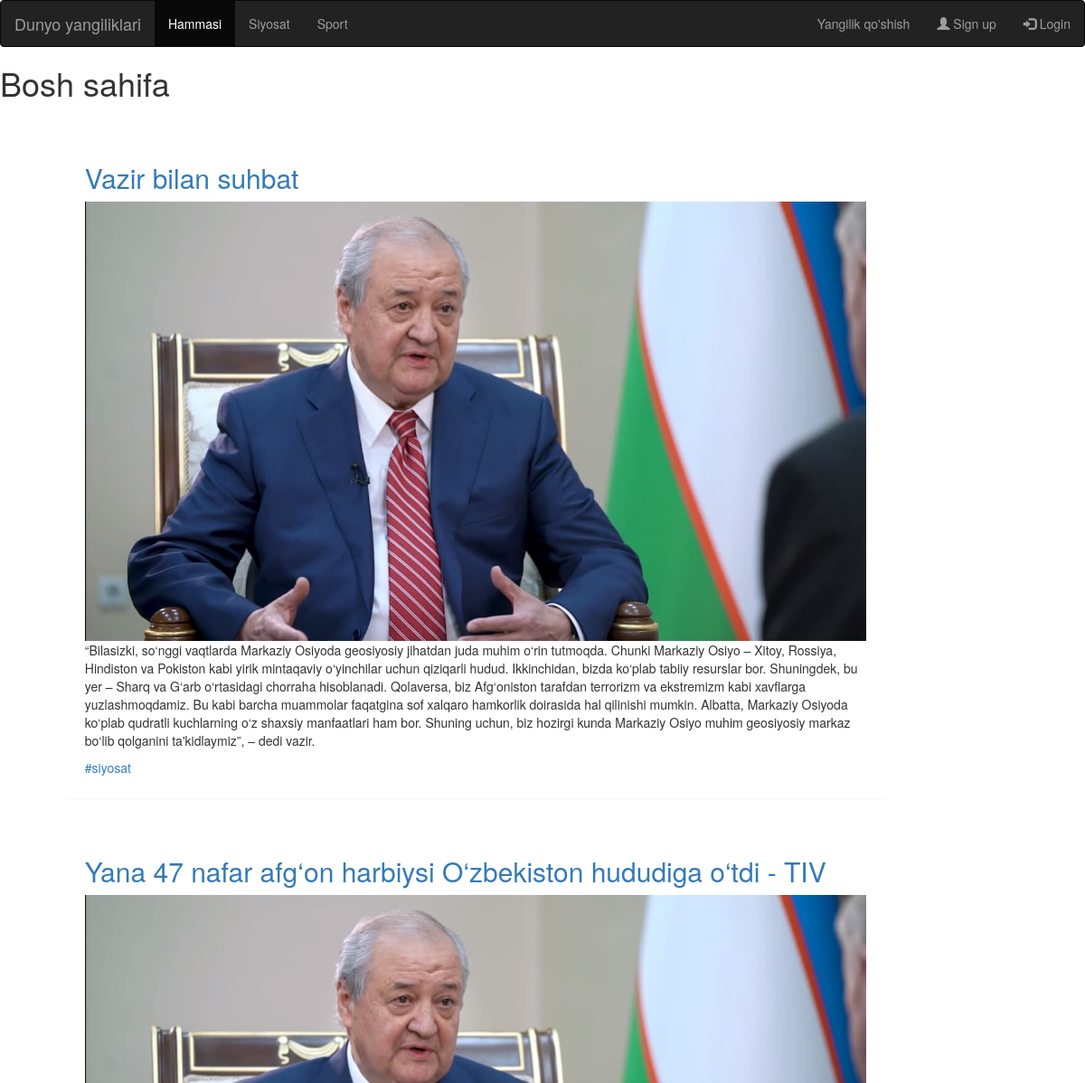
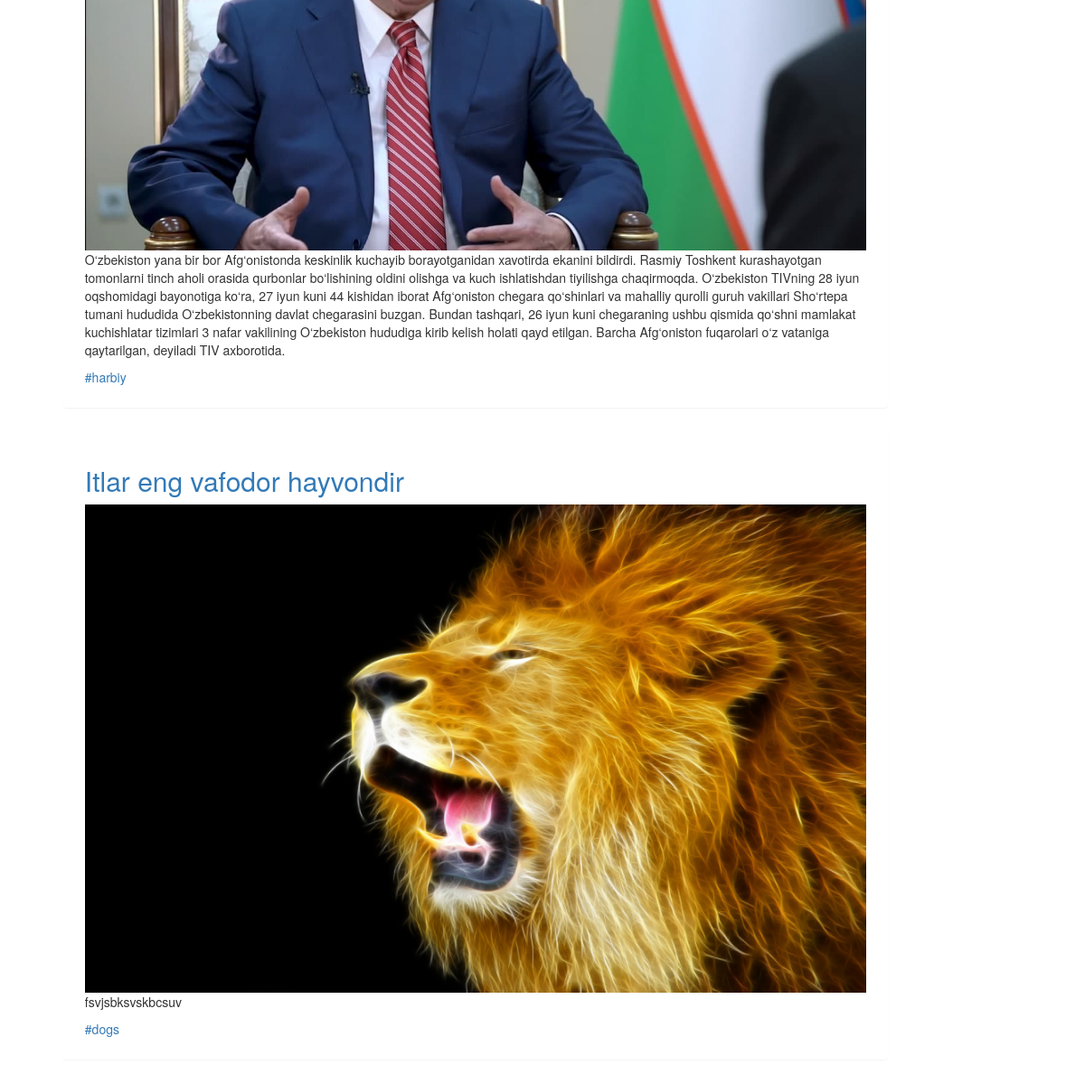
The page / on the database its author committed (2 pictures, top to bottom).
### kunuz/models.py (models this page shows, shortened)
class New(models.Model):
    theme = models.CharField(max_length=300,null=True)
    text = models.CharField(max_length=1000,null=True)
    tag = models.CharField(max_length=50,null=True)
    image = models.ImageField(null=True)
    added_date = models.DateTimeField(auto_now_add=True)
    @property
    def imageURL(self):
        try:
            return self.image.url
        except Exception as e:
            print('Error')
            return ''

### kunuz/views.py (the view)
# urls.py: path('', main, name = 'main')
def main(request):
    news = New.objects.all()
    context = {
        "news" : news
    }
    return render(request, 'index.html', context)

### templates/index.html
{% extends 'main.html' %}
{% block content %}
		<h1>Bosh sahifa</h1>
		<ul type="circle">
			<div class = 'container'>
				{% for new in news %}
			<li>
				<div class = 'panel'>
					<a href="{{new.id}}"><h2>{{ new.theme }}</h2></a>
					<img class="pic" src="{{new.imageURL}}">
					<p>{{ new.text }}</p>
				<a href="#">#{{new.tag}}</a>
				</div>
			</li>
			{% endfor %}
			</div>
		</ul>
{% endblock %}

### templates/main.html (shortened to what this page needs)
<!DOCTYPE html>
<html>
{% load static %}
<head>
	<link rel="stylesheet" type="text/css" href="{% static 'style.css' %}">
	<link rel="stylesheet" href="https://maxcdn.bootstrapcdn.com/bootstrap/3.4.1/css/bootstrap.min.css">
</head>
<body>
	<nav class="navbar navbar-inverse">
	  <div class="container-fluid">
		<div class="navbar-header">
		  <a class="navbar-brand" href="#">Dunyo yangiliklari</a>
		</div>
		<ul class="nav navbar-nav">
		  <li class="active"><a href="#">Hammasi</a></li>
		  <li><a href="#">Siyosat</a></li>
		  <li><a href="#">Sport</a></li>
		</ul>
		<ul class="nav navbar-nav navbar-right">
		   <li><a href="#">Yangilik qo'shish</a></li>
		{% if request.user.username %}
		  <li><a href="#"><span class="glyphicon glyphicon-user"></span> {{request.user.username}}</a></li>
		  <li><a href="#"><span class="glyphicon glyphicon-log-in"></span> Logout</a></li>
		{% else %}
		  <li><a href="#"><span class="glyphicon glyphicon-user"></span> Sign up </a></li>
		  <li><a href="#"><span class="glyphicon glyphicon-log-in"></span> Login</a></li>
		{% endif %}
		</ul>
	  </div>
	</nav>
	{% block content %}
	{% endblock %}
</body>
</html>

### static/style.css (style rules this page uses)
.panel { box-shadow: 1px 1px 4px 3px gray; padding: 2%; margin: 15px; width: 80%; border-radius: 10px; position: relative; }
.container li { list-style: none; }
.pic { width: 100%; height: auto; }

### rows shown on the page
New: theme "Vazir bilan suhbat", imageURL (picture), text "“Bilasizki, so‘nggi vaqtlarda Markaziy Osiyoda geosiyosiy jihatdan juda muhim o‘rin tutmoqda. Chunki Markaziy Osiyo – Xitoy, Rossiya, Hindiston va Pokiston kabi yirik mintaqaviy o‘yinchilar uchun qiziqarli hudud. Ikkinchidan, bizda ko‘plab tabiiy resurslar bor. Shuningdek, bu yer – Sharq va G‘arb o‘rtasidagi chorraha hisoblanadi. Qolaversa, biz Afg‘oniston tarafdan terrorizm va ekstremizm kabi xavflarga yuzlashmoqdamiz. Bu kabi barcha muammolar faqatgina sof xalqaro hamkorlik doirasida hal qilinishi mumkin. Albatta, Markaziy Osiyoda ko‘plab qudratli kuchlarning o‘z shaxsiy manfaatlari ham bor. Shuning uchun, biz hozirgi kunda Markaziy Osiyo muhim geosiyosiy markaz bo‘lib qolganini…", tag "siyosat"
New: theme "Yana 47 nafar afg‘on harbiysi O‘zbekiston hududiga o‘tdi - TIV", imageURL (picture), text "O‘zbekiston yana bir bor Afg‘onistonda keskinlik kuchayib borayotganidan xavotirda ekanini bildirdi. Rasmiy Toshkent kurashayotgan tomonlarni tinch aholi orasida qurbonlar bo‘lishining oldini olishga va kuch ishlatishdan tiyilishga chaqirmoqda. O‘zbekiston TIVning 28 iyun oqshomidagi bayonotiga ko‘ra, 27 iyun kuni 44 kishidan iborat Afg‘oniston chegara qo‘shinlari va mahalliy qurolli guruh vakillari Sho‘rtepa tumani hududida O‘zbekistonning davlat chegarasini buzgan. Bundan tashqari, 26 iyun kuni chegaraning ushbu qismida qo‘shni mamlakat kuchishlatar tizimlari 3 nafar vakilining O‘zbekiston hududiga kirib kelish holati qayd etilgan. Barcha Afg‘oniston fuqarolari o‘z vataniga qaytarilgan,…", tag "harbiy"
New: theme "Itlar eng vafodor hayvondir", imageURL (picture), text "fsvjsbksvskbcsuv", tag "dogs"
